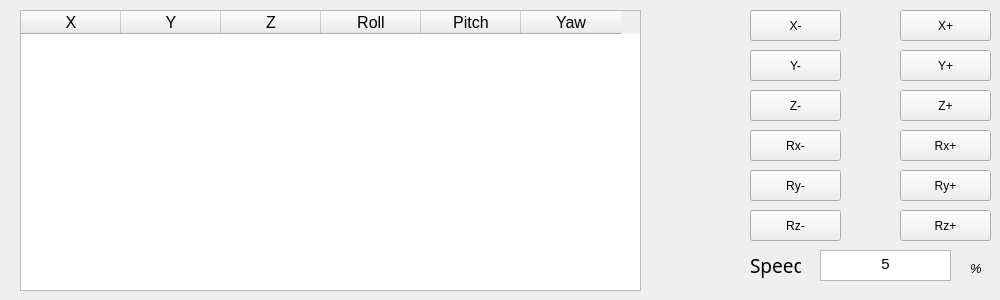
   <widget class="QWidget" name="CartTab">
    <attribute name="title">
     <string>Cartesian</string>
    </attribute>
    <widget class="QTableWidget" name="Pose_CartTable">
     <property name="geometry">
      <rect>
       <x>20</x>
       <y>10</y>
       <width>621</width>
       <height>281</height>
      </rect>
     </property>
     <property name="lineWidth">
      <number>1</number>
     </property>
     <property name="editTriggers">
      <set>QAbstractItemView::AnyKeyPressed|QAbstractItemView::DoubleClicked|QAbstractItemView::EditKeyPressed|QAbstractItemView::SelectedClicked</set>
     </property>
     <property name="selectionBehavior">
      <enum>QAbstractItemView::SelectRows</enum>
     </property>
     <attribute name="horizontalHeaderCascadingSectionResizes">
      <bool>true</bool>
     </attribute>
     <column>
      <property name="text">
       <string>X</string>
      </property>
      <property name="font">
       <font>
        <pointsize>12</pointsize>
       </font>
      </property>
     </column>
     <column>
      <property name="text">
       <string>Y</string>
      </property>
      <property name="font">
       <font>
        <pointsize>12</pointsize>
       </font>
      </property>
     </column>
     <column>
      <property name="text">
       <string>Z</string>
      </property>
      <property name="font">
       <font>
        <pointsize>12</pointsize>
       </font>
      </property>
     </column>
     <column>
      <property name="text">
       <string>Roll</string>
      </property>
      <property name="font">
       <font>
        <pointsize>12</pointsize>
       </font>
      </property>
     </column>
     <column>
      <property name="text">
       <string>Pitch</string>
      </property>
      <property name="font">
       <font>
        <pointsize>12</pointsize>
       </font>
      </property>
     </column>
     <column>
      <property name="text">
       <string>Yaw</string>
      </property>
      <property name="font">
       <font>
        <pointsize>12</pointsize>
       </font>
      </property>
     </column>
    </widget>
    <widget class="QTextEdit" name="tbCartSpeed_Pose">
     <property name="geometry">
      <rect>
       <x>820</x>
       <y>250</y>
       <width>131</width>
       <height>31</height>
      </rect>
     </property>
     <property name="html">
      <string>&lt;!DOCTYPE HTML PUBLIC &quot;-//W3C//DTD HTML 4.0//EN&quot; &quot;http://www.w3.org/TR/REC-html40/strict.dtd&quot;&gt;
&lt;html&gt;&lt;head&gt;&lt;meta name=&quot;qrichtext&quot; content=&quot;1&quot; /&gt;&lt;style type=&quot;text/css&quot;&gt;
p, li { white-space: pre-wrap; }
&lt;/style&gt;&lt;/head&gt;&lt;body style=&quot; font-family:'Ubuntu'; font-size:11pt; font-weight:400; font-style:normal;&quot;&gt;
&lt;p align=&quot;center&quot; style=&quot; margin-top:0px; margin-bottom:0px; margin-left:0px; margin-right:0px; -qt-block-indent:0; text-indent:0px;&quot;&gt;5&lt;/p&gt;&lt;/body&gt;&lt;/html&gt;</string>
     </property>
    </widget>
    <widget class="QLabel" name="label_31">
     <property name="geometry">
      <rect>
       <x>750</x>
       <y>250</y>
       <width>51</width>
       <height>31</height>
      </rect>
     </property>
     <property name="font">
      <font>
       <family>Ubuntu Condensed</family>
       <pointsize>14</pointsize>
       <underline>false</underline>
      </font>
     </property>
     <property name="mouseTracking">
      <bool>false</bool>
     </property>
     <property name="layoutDirection">
      <enum>Qt::LeftToRight</enum>
     </property>
     <property name="text">
      <string>Speed</string>
     </property>
    </widget>
    <widget class="QLabel" name="lblUnitCar1_14">
     <property name="geometry">
      <rect>
       <x>970</x>
       <y>260</y>
       <width>21</width>
       <height>16</height>
      </rect>
     </property>
     <property name="font">
      <font>
       <pointsize>10</pointsize>
       <weight>50</weight>
       <italic>true</italic>
       <bold>false</bold>
       <underline>false</underline>
      </font>
     </property>
     <property name="text">
      <string>%</string>
     </property>
    </widget>
    <widget class="QPushButton" name="btnPosRxp_Pose">
     <property name="geometry">
      <rect>
       <x>900</x>
       <y>130</y>
       <width>91</width>
       <height>31</height>
      </rect>
     </property>
     <property name="text">
      <string>Rx+</string>
     </property>
    </widget>
    <widget class="QPushButton" name="btnPosRz__Pose">
     <property name="geometry">
      <rect>
       <x>750</x>
       <y>210</y>
       <width>91</width>
       <height>31</height>
      </rect>
     </property>
     <property name="text">
      <string>Rz-</string>
     </property>
    </widget>
    <widget class="QPushButton" name="btnPosRy__Pose">
     <property name="geometry">
      <rect>
       <x>750</x>
       <y>170</y>
       <width>91</width>
       <height>31</height>
      </rect>
     </property>
     <property name="text">
      <string>Ry-</string>
     </property>
    </widget>
    <widget class="QPushButton" name="btnPosRyp_Pose">
     <property name="geometry">
      <rect>
       <x>900</x>
       <y>170</y>
       <width>91</width>
       <height>31</height>
      </rect>
     </property>
     <property name="text">
      <string>Ry+</string>
     </property>
    </widget>
    <widget class="QPushButton" name="btnPosYp_Pose">
     <property name="geometry">
      <rect>
       <x>900</x>
       <y>50</y>
       <width>91</width>
       <height>31</height>
      </rect>
     </property>
     <property name="text">
      <string>Y+</string>
     </property>
    </widget>
    <widget class="QPushButton" name="btnPosZ__Pose">
     <property name="geometry">
      <rect>
       <x>750</x>
       <y>90</y>
       <width>91</width>
       <height>31</height>
      </rect>
     </property>
     <property name="text">
      <string>Z-</string>
     </property>
    </widget>
    <widget class="QPushButton" name="btnPosX__Pose">
     <property name="geometry">
      <rect>
       <x>750</x>
       <y>10</y>
       <width>91</width>
       <height>31</height>
      </rect>
     </property>
     <property name="text">
      <string>X-</string>
     </property>
    </widget>
    <widget class="QPushButton" name="btnPosY__Pose">
     <property name="geometry">
      <rect>
       <x>750</x>
       <y>50</y>
       <width>91</width>
       <height>31</height>
      </rect>
     </property>
     <property name="text">
      <string>Y-</string>
     </property>
    </widget>
    <widget class="QPushButton" name="btnPosXp_Pose">
     <property name="geometry">
      <rect>
       <x>900</x>
       <y>10</y>
       <width>91</width>
       <height>31</height>
      </rect>
     </property>
     <property name="text">
      <string>X+</string>
     </property>
    </widget>
    <widget class="QPushButton" name="btnPosRzp_Pose">
     <property name="geometry">
      <rect>
       <x>900</x>
       <y>210</y>
       <width>91</width>
       <height>31</height>
      </rect>
     </property>
     <property name="text">
      <string>Rz+</string>
     </property>
    </widget>
    <widget class="QPushButton" name="btnPosRx__Pose">
     <property name="geometry">
      <rect>
       <x>750</x>
       <y>130</y>
       <width>91</width>
       <height>31</height>
      </rect>
     </property>
     <property name="text">
      <string>Rx-</string>
     </property>
    </widget>
    <widget class="QPushButton" name="btnPosZp_Pose">
     <property name="geometry">
      <rect>
       <x>900</x>
       <y>90</y>
       <width>91</width>
       <height>31</height>
      </rect>
     </property>
     <property name="text">
      <string>Z+</string>
     </property>
    </widget>
   </widget>
